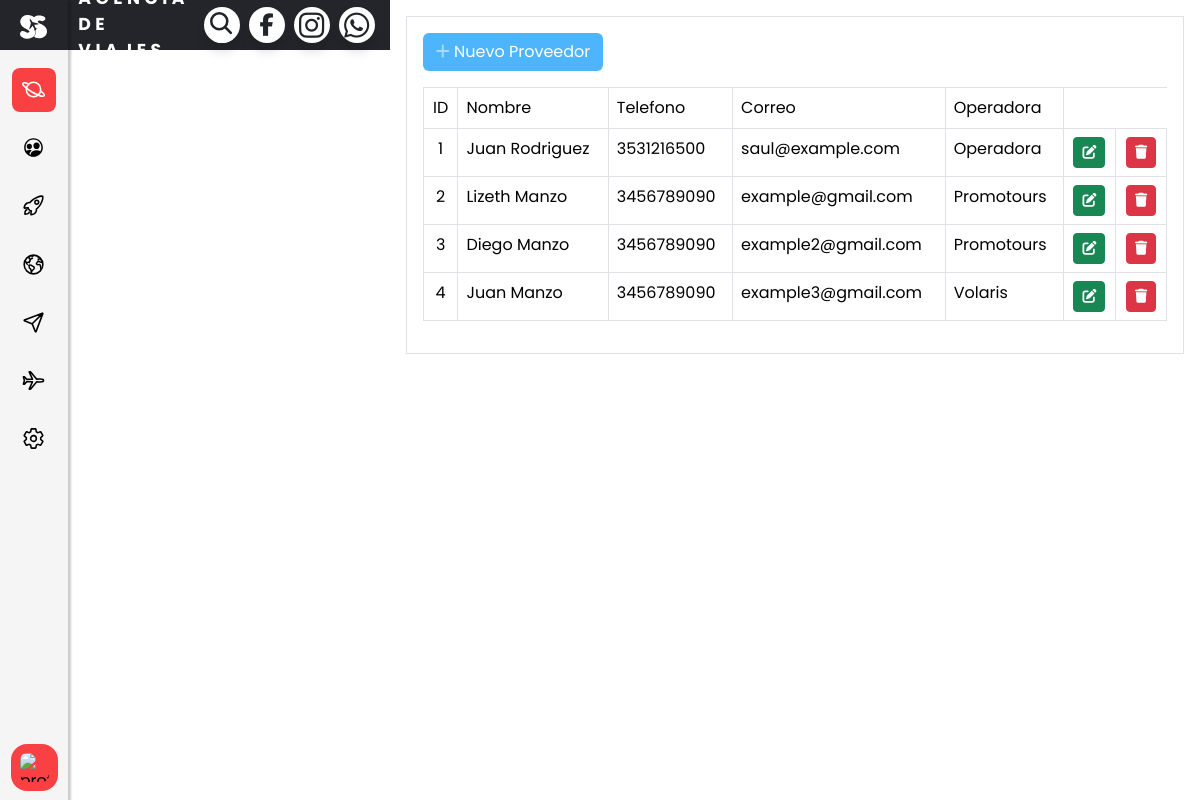
Screenshot of /proveedores-list with the database file from the repository.
### proveedores/models.py (models this page shows, shortened)
class Proveedor(models.Model):
    idprov = models.AutoField(primary_key=True,unique=True, blank=False, null=False)
    nombreprov = models.CharField(max_length=255, blank=False, null=False)
    telefenoprov = models.CharField(max_length=20)
    correoprov = models.CharField(max_length=50, unique=True,blank=False, null=False)
    nombreop = models.CharField(max_length=255, blank=False, null=False,default='Operadora')

### proveedores/views.py (the view)
# urls.py: path('proveedores-list', views.ProveedorListView.as_view(), name='proveedor_list'),
class ProveedorListView(ListView):
    template_name = 'proveedores/proveedores_list.html'
    model = Proveedor
    context_object_name = "proveedores"
    paginate_by = 10

### proveedores/templates/proveedores/proveedores_list.html (shortened to what this page needs)
{% extends 'base/base.html' %}
{% block content %}
        <div class="container-fluid p-3 border mb-4">
            <div class="card-header pb-3" >
                <a href="{% url 'proveedores:proveedor_new' %}" class="btn btn-primary btn-icon-split">
                                        <span class="icon text-white-50">
                                            <i class="fas fa-plus"></i>
                                        </span>
                    <span class="text">Nuevo Proveedor</span>
                </a>
            </div>
            <div class="card-body">
                <div class="table-responsive">
                    <table class="table table-bordered" id="dataTable" width="100%" cellspacing="0">
                        <thead>
                        <tr>
                            <td class="text-center">ID</td>
                            <td>Nombre</td>
                            <td>Telefono</td>
                            <td>Correo</td>
                            <td>Operadora</td>
                        </tr>
                        </thead>
                        <tbody>
                        {% for proveedor in proveedores %}
                        <tr>
                            <td class="text-center">{{ proveedor.idprov }}</td>
                            <td>{{ proveedor.nombreprov }}</td>
                            <td>{{ proveedor.telefenoprov }}</td>
                            <td>{{ proveedor.correoprov }}</td>
                            <td>{{ proveedor.nombreop }}</td>
                                <td class="text-center">
                                    <a href="{% url 'proveedores:proveedor_update' proveedor.idprov %}" class="btn btn-success btn-circle btn-sm">
                                        <i class="fas fa-edit"></i>
                                    </a>
                                </td>
                                <td class="text-center">
                                    <a href="{% url 'proveedores:eliminar_proveedor' proveedor.idprov %}" class="btn btn-danger btn-circle btn-sm">
                                        <i class="fas fa-trash"></i>
                                    </a>
                                </td>
                            </tr>
                        {% endfor %}
                        </tbody>
                    </table>
                </div>
            </div>
        </div>
{% endblock content %}

### static/assets/css/principal.css (style rules this page uses)
body { font-family: "Poppins", sans-serif; }
:root { --est-art: whitesmoke ; --est-text: #4182E5 ; --text-color: white; --second-text-color: #999; --white: white; --text-color-black: #24252A; }
.btn-primary { background-color: #FD6495; }
.container-fluid { overflow: scroll; }

### static/assets/css/clientes.css (style rules this page uses)
body { font-family: "Poppins", sans-serif; }
:root { --white: white; --color: #FD6495; --color2: #FD649599; --black1: #24252A; --tamañoOps: 90px; }
.btn { position: relative; padding: 5px 10px; background: var(--color); text-decoration: none; color: var(--white); border-radius: 6px; }
@media (max-width: 1312px) { body { padding-left: 0px; } }

### static/assets/css/reservas.css (style rules this page uses)
body { font-family: "Poppins", sans-serif; display: flex; justify-content: center; padding-left: 10px; box-sizing: border-box; }
:root { --white: white; --color: #4EB5FD; --color2: #4EB5FD99; --black1: #24252A; --tamañoOps: 90px; }
.btn { position: relative; padding: 5px 10px; background: var(--color); text-decoration: none; color: var(--white); border-radius: 6px; }
@media (max-width: 1312px) { body { padding-left: 0px; } }

### static/assets/css/sidemenu.css (style rules this page uses)
:root { --nav-width: 67.5px; --primer-color: #f94144; --bg-color: whitesmoke ; --sub-color: gray; --f-color: black; --subcolor-text:whitesmoke; --body-font: "Poppins", sans-serif; --normal-font-size: 16px; --small-font-size: 14.04px; --z-fixed: 100; }
html,body { height: 100%; overflow-y:hidden }
body { position: relative; margin: 0; font-family: var(--body-font); font-size: var(--normal-font-size); padding-left: var(--nav-width); transition: 0.5s; }
a { text-decoration: none; }

### static/assets/css/topmenu.css (style rules this page uses)
:root { --bgnav-color: #24252A; --font-color: white; --font2-color: whitesmoke; --bt-color: #018BA8; --body-font: "Poppins", sans-serif; --primer-color: #f94144; }

### proveedores/templates/proveedores/proveedores_list.html (style rules this page uses)
.btn-primary { background-color: var(--color); border-color: var(--color2); }

### rows the page displays
Proveedor: idprov "1", nombreprov "Juan Rodriguez", telefenoprov "3531216500", correoprov "saul@example.com", nombreop "Operadora"
Proveedor: idprov "2", nombreprov "Lizeth Manzo", telefenoprov "3456789090", correoprov "example@gmail.com", nombreop "Promotours"
Proveedor: idprov "3", nombreprov "Diego Manzo", telefenoprov "3456789090", correoprov "example2@gmail.com", nombreop "Promotours"
Proveedor: idprov "4", nombreprov "Juan Manzo", telefenoprov "3456789090", correoprov "example3@gmail.com", nombreop "Volaris"
